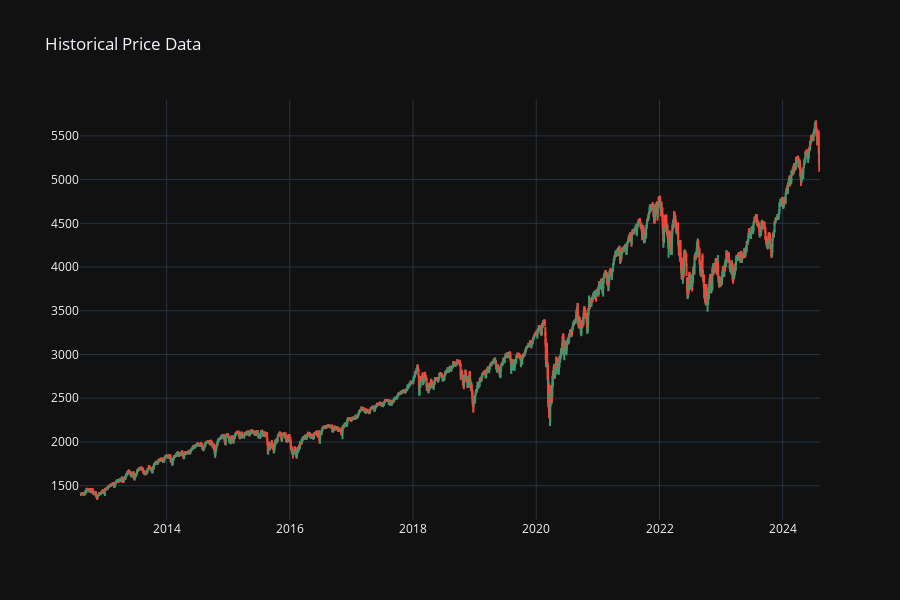

Notebook source saved alongside this figure:
### Code cell
symbol = 'US500'
start_dt = datetime(2010, 1, 1)
end_dt = datetime.now()

# get historical data
mt5.initialize()
ohlc = get_ohlc_history(symbol, mt5.TIMEFRAME_D1, start_dt, end_dt)
ohlc['year'] = ohlc['time'].dt.year
ohlc['month'] = ohlc['time'].dt.month

display(ohlc)

fig = create_price_fig(ohlc)
display(fig)

### Figure 1 — Plotly figure (JSON) as saved in the notebook; plotly's stock layout.template omitted (floating-point values rounded to 4 significant figures; data arrays with more than 128 entries replaced by an {"elided": "..."} marker saying what was removed)
{"data": [{"close": {"elided": "3104 float values"}, "high": {"elided": "3104 float values"}, "low": {"elided": "3104 float values"}, "name": "OHLC Data", "open": {"elided": "3104 float values"}, "x": {"elided": "3104 str values"}, "type": "candlestick"}], "layout": {"height": 600, "title": {"text": "Historical Price Data"}, "xaxis": {"rangeslider": {"visible": false}}}}
